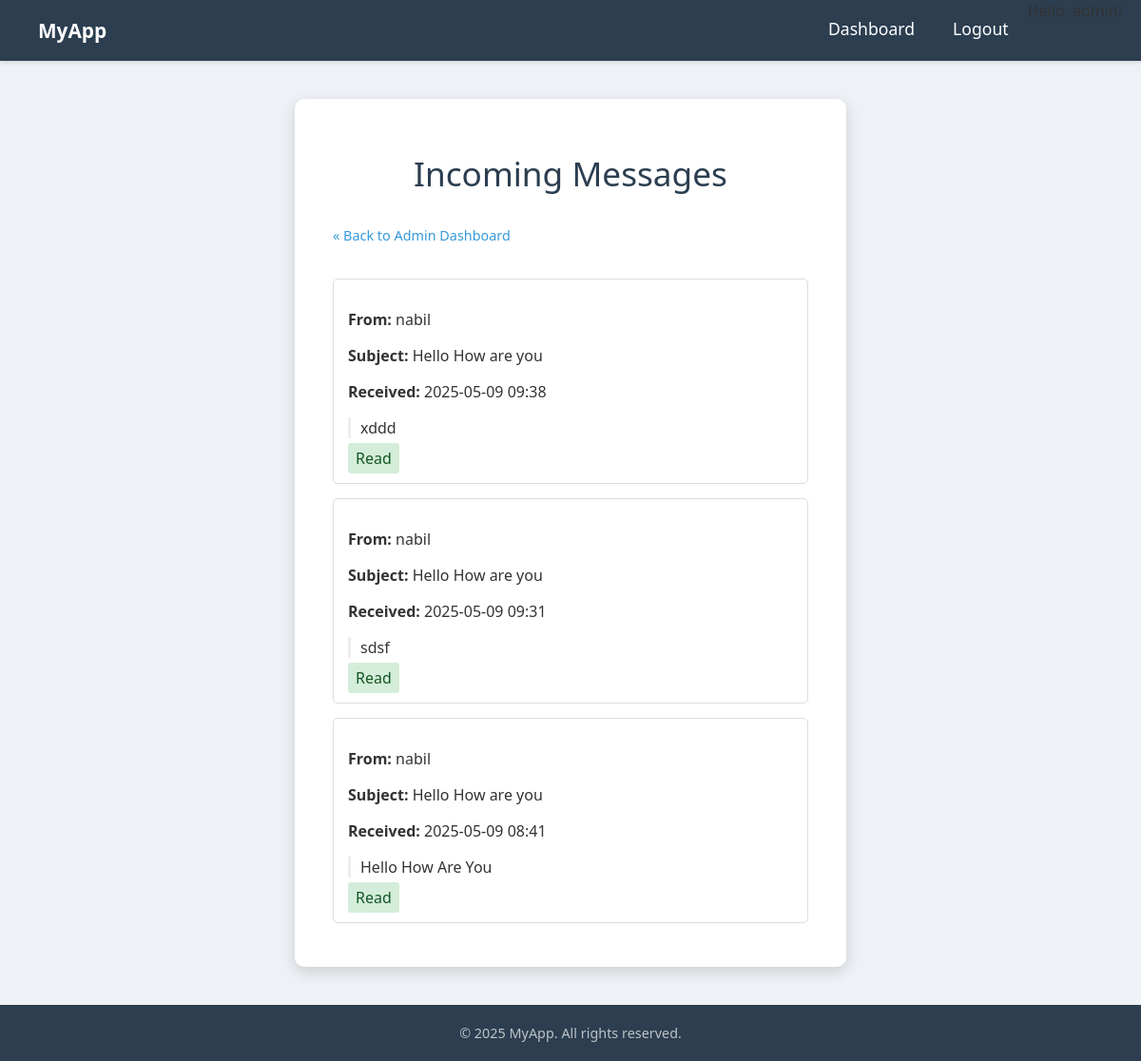
The app's page /admin/messages (signed in), older data.
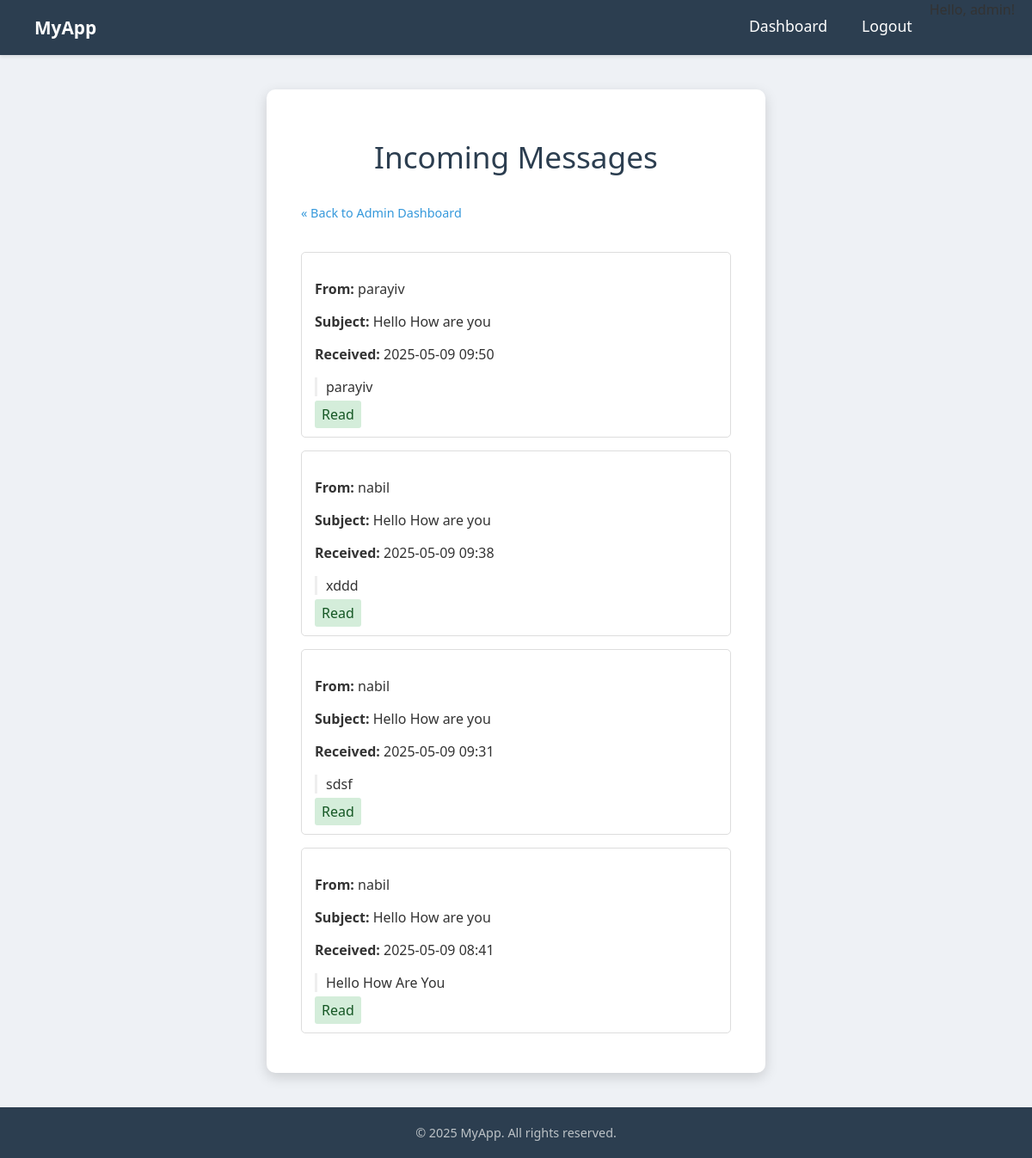
The same page, newer data.
### tables this page shows
CREATE TABLE messages (
    id INTEGER PRIMARY KEY AUTOINCREMENT,
    sender_id INTEGER NOT NULL,
    recipient_id INTEGER, -- Can be NULL if it's a general message to all admins
    subject TEXT NOT NULL,
    body TEXT NOT NULL,
    timestamp DATETIME DEFAULT CURRENT_TIMESTAMP,
    is_read BOOLEAN NOT NULL DEFAULT 0,
    FOREIGN KEY (sender_id) REFERENCES users (id)
    -- FOREIGN KEY (recipient_id) REFERENCES users (id) -- if direct to specific admin
);

CREATE TABLE users (
    id INTEGER PRIMARY KEY AUTOINCREMENT,
    username TEXT UNIQUE NOT NULL,
    password_hash TEXT NOT NULL,
    is_admin BOOLEAN NOT NULL DEFAULT 0 -- 0 for False, 1 for True
);

### app.py (the view)
@app.route('/admin/messages')
@login_required
@admin_required
def admin_view_messages():
    db = get_db()
    messages_raw = db.execute('''
        SELECT m.id, m.subject, m.body, m.timestamp, m.is_read, u.username as sender_username
        FROM messages m
        JOIN users u ON m.sender_id = u.id
        ORDER BY m.timestamp DESC
    ''').fetchall()
    messages_processed = []
    for msg_row in messages_raw:
        msg_dict = dict(msg_row)
        try:
            if isinstance(msg_dict['timestamp'], str): # Check if it's a string
                dt_obj = datetime.strptime(msg_dict['timestamp'], '%Y-%m-%d %H:%M:%S.%f')
            elif isinstance(msg_dict['timestamp'], datetime): # Already a datetime object
                dt_obj = msg_dict['timestamp']
            else: # If it's neither, perhaps log an error or handle as an unknown format
                dt_obj = None # Or a default datetime
        except ValueError:
            try:
                if isinstance(msg_dict['timestamp'], str):
                    dt_obj = datetime.strptime(msg_dict['timestamp'], '%Y-%m-%d %H:%M:%S')
                else:
                    dt_obj = msg_dict['timestamp'] # Or handle as above
            except ValueError as e:
                app.logger.error(f"Error parsing timestamp string '{msg_dict['timestamp']}': {e}")
                dt_obj = None # Or set to the original string to display as is, or a default datetime
        msg_dict['timestamp'] = dt_obj # Replace the string with the datetime object
        messages_processed.append(msg_dict)
    return render_template('admin_view_messages.html', messages=messages_processed)

### app.py (called while the page is built)
def get_db():
    if 'db' not in g:
        try:
            os.makedirs(app.instance_path)
        except OSError:
            pass
        g.db = sqlite3.connect(
            app.config['DATABASE'],
            detect_types=sqlite3.PARSE_DECLTYPES
        )
        g.db.row_factory = sqlite3.Row
    return g.db

def convert_datetime_iso(val):
    try:
        return datetime.fromisoformat(val.decode())
    except (ValueError, AttributeError):
        try: # Try common SQLite format if fromisoformat fails
            return datetime.strptime(val.decode(), "%Y-%m-%d %H:%M:%S.%f")
        except (ValueError, AttributeError):
            try:
                return datetime.strptime(val.decode(), "%Y-%m-%d %H:%M:%S")
            except (ValueError, AttributeError):
                return None # Or raise an error, or return the original string

def login_required(view):
    @wraps(view)
    def wrapped_view(**kwargs):
        if g.user is None:
            flash('Please log in to access this page.', 'error')
            return redirect(url_for('login', next=request.url))
        return view(**kwargs)
    return wrapped_view

### templates/admin_view_messages.html (shortened to what this page needs)
{% extends 'base.html' %}
{% block content %}
<h1 class="page-title">Incoming Messages</h1>
<a href="{{ url_for('dashboard') }}" class="subtle-link" style="margin-bottom:20px; display:inline-block;">« Back to Admin Dashboard</a>
{% if messages %}
    <ul style="list-style: none; padding: 0;">
        {% for message in messages %}
        <li style="border: 1px solid #ddd; margin-bottom: 15px; padding: 15px; border-radius: 5px; background-color: {{ '#fff' if message.is_read else '#f9f9f9' }};">
            <p><strong>From:</strong> {{ message.sender_username }}</p>
            <p><strong>Subject:</strong> {{ message.subject }}</p>
            <p><strong>Received:</strong> {{ message.timestamp.strftime('%Y-%m-%d %H:%M') }}</p>
            <div style="margin-top: 10px; margin-bottom: 10px; padding-left: 10px; border-left: 3px solid #eee;">
                {{ message.body|nl2br }}
            </div>
            {% if not message.is_read %}
            <form method="post" action="{{ url_for('admin_mark_message_read', message_id=message.id) }}" style="display:inline;">
                <input type="submit" value="Mark as Read" class="btn btn-sm btn-info">
            </form>
            {% else %}
            <span class="badge badge-success" style="background-color: #d4edda; color: #155724; padding: 5px 8px; border-radius: 3px;">Read</span>
            {% endif %}
        </li>
        {% endfor %}
    </ul>
{% else %}
    <p>No messages found.</p>
{% endif %}
{% endblock %}

Row changes from the older to the newer data that the page shows:
added messages: sender_username "parayiv", subject "Hello How are you", timestamp "2025-05-09 09:50", body "parayiv", is_read "Read"
